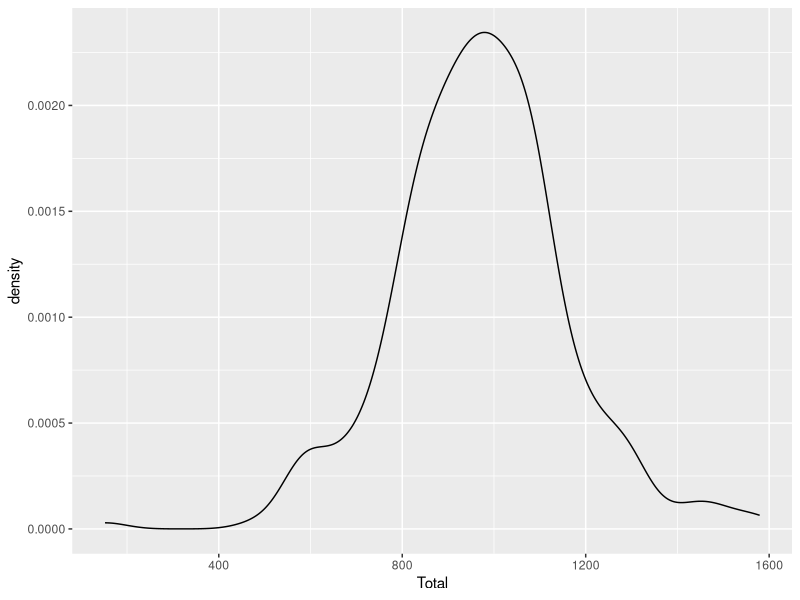
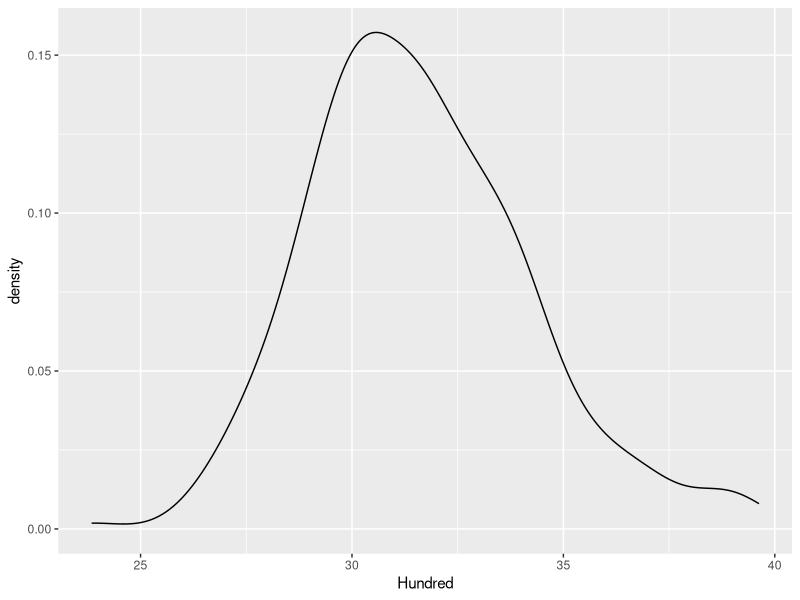
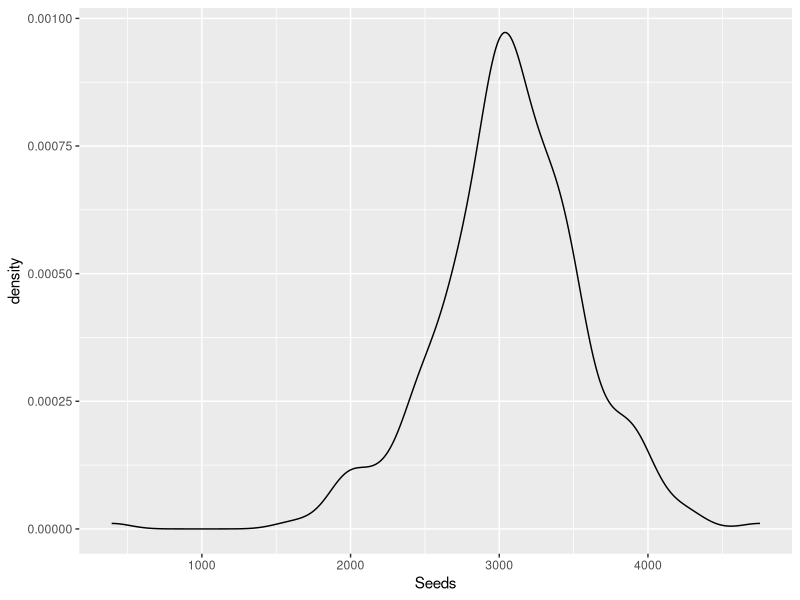
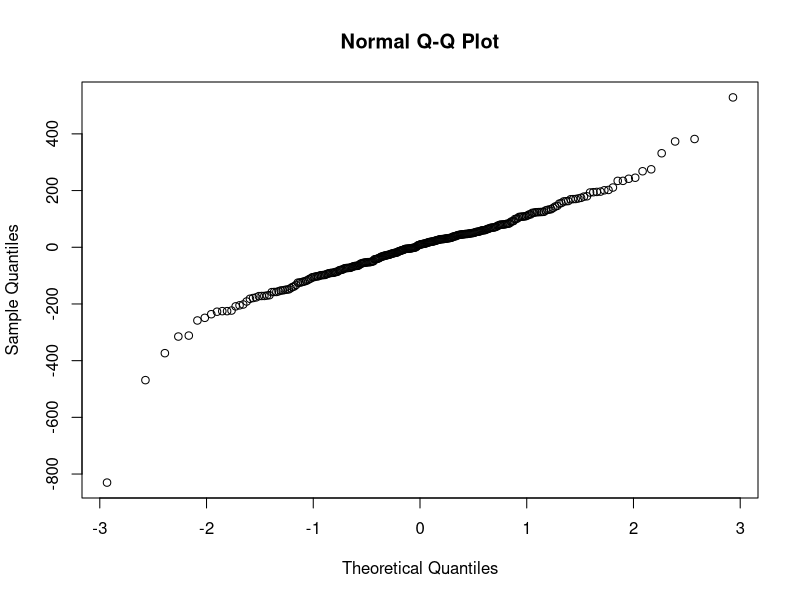
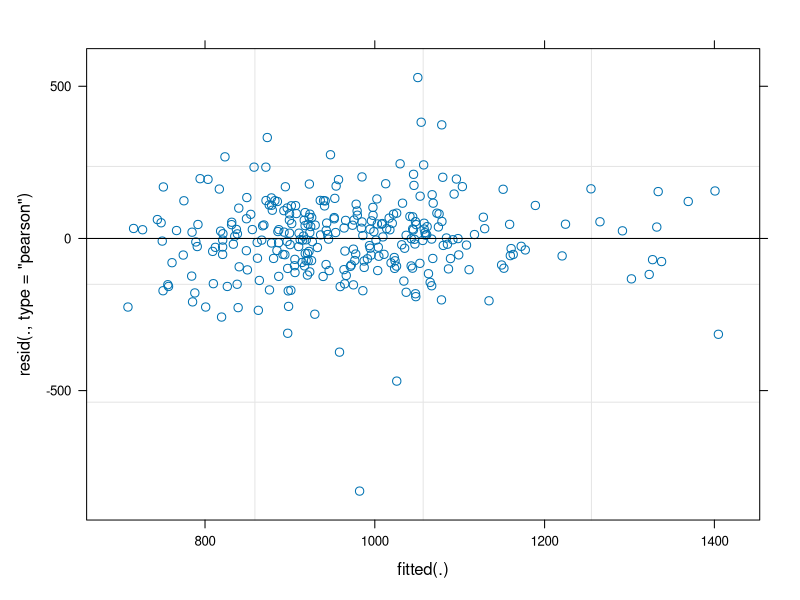
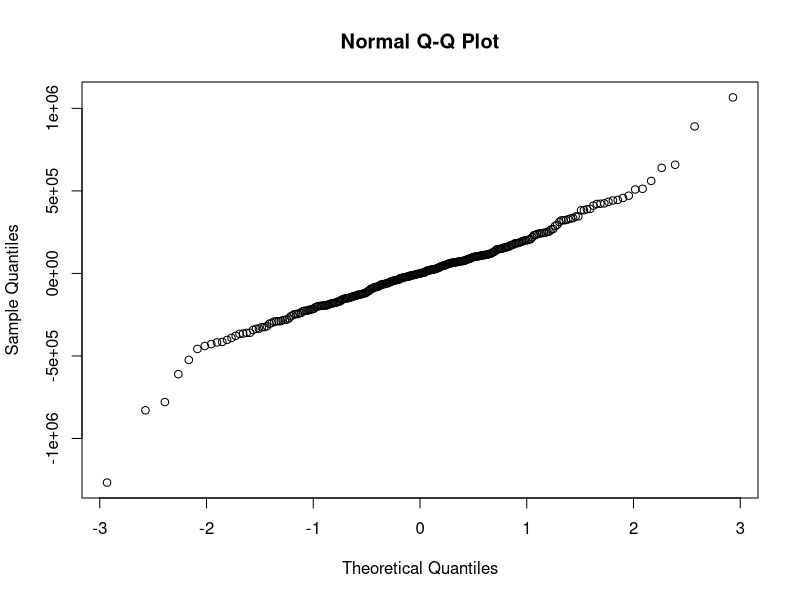
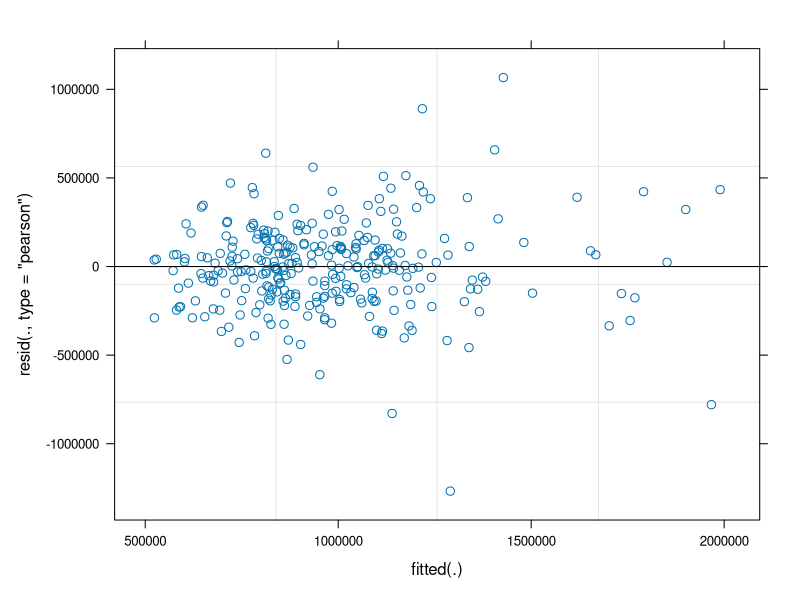

Write R code to recreate these figures, in order. (Note: this script raises an error after producing the figures.)
## ---- chunk 1
library(car)
library(ggplot2)
library(emmeans)
library(lme4)
library(lmerTest)
library(patchwork)
library(glmmTMB)
library(dplyr)
## ---- chunk 2
getwd()

Corn= read.csv(file="CornYieldComponents.csv")
Corn$Rep= factor(Corn$Rep)
Corn$Year= factor(Corn$Year)

Soybean= read.csv(file="SBYieldComponents.csv")
Soybean$Rep= factor(Soybean$Rep)
Soybean$Year= factor(Soybean$Year)

str(Soybean)
## ---- chunk 3
Corn1= Corn %>% 
  filter(Site_Yr != "ARL_20") %>%
  filter(!is.na(Total)) %>%
  filter(!is.na(Hundred)) %>%
  filter(!is.na(Seeds))

  
Corn_ARL20= Corn %>%
  filter(Site_Yr == "ARL_20") %>%
  filter(!is.na(Total)) %>%
  filter(!is.na(Hundred)) %>%
  filter(!is.na(Seeds))

Soybean1= Soybean %>%
  filter(!is.na(Total)) %>%
  filter(!is.na(Hundred)) %>%
  filter(!is.na(Seeds))
## ---- chunk 4
Corn1 %>% 
  ggplot(aes(x =Total)) +
  geom_density()

Corn1 %>% 
  ggplot(aes(x =Hundred)) +
  geom_density()

Corn1 %>% 
  ggplot(aes(x =Seeds)) +
  geom_density()
## ---- chunk 5
CNTotal= lmer(Total~Site_Yr*Soil*Herb+ (1|Site_Yr:Rep) , data=Corn1)
qqnorm(resid(CNTotal))
plot(CNTotal)
#normality is questionable, data looks a little skewed. Try transforming.

CNTotal1= lmer((Total^2)~Site_Yr*Soil*Herb+ (1|Site_Yr:Rep) , data=Corn1)
qqnorm(resid(CNTotal1))
plot(CNTotal1)
#slightly improved on normality maybe. I think I will leave it untransformed since transformation isn't fitting of data type.
## ---- chunk 6
anova(CNTotal)
#2-way interaction between SIte-year and soil. Site-year and soil management main effects also significant.
## ---- chunk 7
CNTotMeans= lsmeans(CNTotal, ~ Soil|Site_Yr, contr="pairwise", adjust="none", type= "response")
CLD1= CLD(CNTotMeans, alpha=0.05, Letters=letters, adjust="none", sort=TRUE, reversed=TRUE)
CLD1
## ---- chunk 8
CNTotal= ggplot(CLD1, aes(x=Soil , y=lsmean, label= .group))+
   geom_point(aes(),stat= "identity")+
   geom_text(nudge_y= 150, size = 8)+
  facet_grid(~Site_Yr)+
   geom_errorbar(aes(ymin= lower.CL, ymax= upper.CL), width= .3)+
  labs(title= "Corn Total Sample Mass", x= "Soil Management", y= "Total Sample Mass")

## ---- chunk 9
CNTotal
## ---- chunk 10
CNHundred= lmer(Hundred~Site_Yr*Soil*Herb+ (1|Site_Yr:Rep) , data=Corn1)
qqnorm(resid(CNHundred))
plot(CNHundred)
#Assumptions for normality and equal variance satisfactorily met. Proceed with ANOVA.
## ---- chunk 11
anova(CNHundred)
#2-way interaction between SIte-year and soil. Site-year and soil management main effects also significant.
## ---- chunk 12
CNHundredMeans= lsmeans(CNHundred, ~ Soil|Site_Yr, contr="pairwise", adjust="none", type= "response")
CLD2= CLD(CNHundredMeans, alpha=0.05, Letters=letters, adjust="none", sort=TRUE, reversed=TRUE)
CLD2
## ---- chunk 13
CNSeedDensity= ggplot(CLD2, aes(x=Soil , y=lsmean, label= .group))+
   geom_point(aes(),stat= "identity")+
   geom_text(nudge_y= 2, size = 8)+
  facet_grid(~Site_Yr)+
   geom_errorbar(aes(ymin= lower.CL, ymax= upper.CL), width= .3)+
  labs(title= "Corn Seed Density", x= "Soil Management", y= "100 Seed Weight")

## ---- chunk 14
CNSeedDensity
## ---- chunk 15
CNSeeds= lmer(Seeds~Site_Yr*Soil*Herb+ (1|Site_Yr:Rep) , data=Corn1)
qqnorm(resid(CNSeeds))
plot(CNSeeds)
#Normality assumption isn't amazing Proceed to transform

CNSeeds1= lmer((Seeds^2)~Site_Yr*Soil*Herb+ (1|Site_Yr:Rep) , data=Corn1)
qqnorm(resid(CNSeeds1))
plot(CNSeeds1)
#Assumption for normal distribution improved. This transformation doesn't really make sense for this data, so proceeded with first model.
## ---- chunk 16
anova(CNSeeds)
#2-way interaction between SIte-year and soil. Site-year and soil management main effects also significant.
## ---- chunk 17
CNSeedsMeans= lsmeans(CNSeeds, ~ Soil|Site_Yr, contr="pairwise", adjust="none", type= "response")
CLD3= CLD(CNSeedsMeans, alpha=0.05, Letters=letters, adjust="none", sort=TRUE, reversed=TRUE)
CLD3
## ---- chunk 18
CNSeeds= ggplot(CLD3, aes(x=Soil , y=lsmean, label= .group))+
   geom_point(aes(),stat= "identity")+
   geom_text(nudge_y= 400, size = 8)+
  facet_grid(~Site_Yr)+
   geom_errorbar(aes(ymin= lower.CL, ymax= upper.CL), width= .3)+
  labs(title= "Corn Seed Count", x= "Soil Management", y= "# of Seeds")
## ---- chunk 19
CNSeeds
## ---- chunk 20
ARL20CNTotal= lmer(Total~Soil*Herb+ (1|Rep) , data=Corn_ARL20)
qqnorm(resid(ARL20CNTotal))
plot(ARL20CNTotal)
#Assumptions satisfactory

ARL20CNHundred= lmer(Hundred~Soil*Herb+ (1|Rep) , data=Corn_ARL20)
qqnorm(resid(ARL20CNHundred))
plot(ARL20CNHundred)
#Assumptions for normality and equal variance met.

ARL20CNSeeds= lmer(Seeds~Soil*Herb+ (1|Rep) , data=Corn_ARL20)
qqnorm(resid(ARL20CNSeeds))
plot(ARL20CNSeeds)
#Assumptions satisfactory

## ---- chunk 21
anova(ARL20CNTotal)
#nothing significant

anova(ARL20CNHundred)
#nothing significant

anova(ARL20CNSeeds)
#nothing significant
## ---- chunk 22
CNTotal
CNSeedDensity
CNSeeds
## ---- chunk 23
str(Soybean)
## ---- chunk 24
Soybean1 %>% 
  ggplot(aes(x =Total)) +
  geom_density()

Soybean1 %>% 
  ggplot(aes(x =Hundred)) +
  geom_density()

Soybean %>% 
  ggplot(aes(x =Seeds)) +
  geom_density()
#skewed

Soybean %>% 
  ggplot(aes(x =Pods.Plant)) +
  geom_density()
#skewed

Soybean %>% 
  ggplot(aes(x =Seeds.Pod)) +
  geom_density()
#skewed
## ---- chunk 25
SBTotal= lmer(Total~Site_Yr*Soil*Herb+ (1|Site_Yr:Rep) , data=Soybean1)
qqnorm(resid(SBTotal))
plot(SBTotal)
#Based on visual assessment, assumptions for a normal distribution and equal variance appear to be met. Proceed with ANOVA

## ---- chunk 26
anova(SBTotal)
#Site-Year fixed effect significant
## ---- chunk 27
SBTotMeans= lsmeans(SBTotal, ~ Site_Yr, contr="pairwise", adjust="none", type= "response")
CLD4= CLD(SBTotMeans, alpha=0.05, Letters=letters, adjust="none", sort=TRUE, reversed=TRUE)
CLD4
## ---- chunk 28
SBTot= ggplot(CLD4, aes(x=Site_Yr , y=lsmean, label= .group))+
   geom_point(aes(),stat= "identity")+
   geom_text(nudge_y= 20, size = 8)+
   geom_errorbar(aes(ymin= lower.CL, ymax= upper.CL), width= .3)+
  labs(title= "Soybean Total sample Mass", x= "Site-Year", y= "Sample Mass (g)")
## ---- chunk 29
SBTot
## ---- chunk 30
SBHundred= lmer(Hundred~Site_Yr*Soil*Herb+ (1|Site_Yr:Rep) , data=Soybean1)
qqnorm(resid(SBHundred))
plot(SBHundred)
#Based on visual assessment, assumptions for a normal distribution and equal variance appear to be met. Proceed with ANOVA

## ---- chunk 31
anova(SBHundred)
#Site-year and soil management fixed effects significant
## ---- chunk 32
SBHundred_SoilMeans= lsmeans(SBHundred, ~ Soil, contr="pairwise", adjust="none", type= "response")
CLD5= CLD(SBHundred_SoilMeans, alpha=0.05, Letters=letters, adjust="none", sort=TRUE, reversed=TRUE)
CLD5

SBHundred_SiteMeans= lsmeans(SBHundred, ~ Site_Yr, contr="pairwise", adjust="none", type= "response")
CLD6= CLD(SBHundred_SiteMeans, alpha=0.05, Letters=letters, adjust="none", sort=TRUE, reversed=TRUE)
CLD6
## ---- chunk 33
SBDensitySoil=ggplot(CLD5, aes(x= Soil , y=lsmean, label= .group))+
   geom_point(aes(),stat= "identity")+
   geom_text(nudge_y= 0.5, size = 8)+
   geom_errorbar(aes(ymin= lower.CL, ymax= upper.CL), width= .3)+
  labs(title= "Soybean Seed density - Soil Management", x= "Soil Managment", y= "100 Seed Weight")

SBDensitySite= ggplot(CLD6, aes(x=Site_Yr , y=lsmean, label= .group))+
   geom_point(aes(),stat= "identity")+
   geom_text(nudge_y= 0.6, size = 8)+
   geom_errorbar(aes(ymin= lower.CL, ymax= upper.CL), width= .3)+
  labs(title= "Soybean Seed Density - Site-Year", x= "Site-Year", y= "100 Seed Weight")
## ---- chunk 34
SBDensitySoil

SBDensitySite
## ---- chunk 35
SBSeeds= lmer(Seeds~Site_Yr*Soil*Herb+ (1|Site_Yr:Rep) , data=Soybean)
qqnorm(resid(SBSeeds))
plot(SBSeeds)
#Look at transforming data. Not satisfied.

SBSeeds1= lmer(log(Seeds)~Site_Yr*Soil*Herb+ (1|Site_Yr:Rep) , data=Soybean)
qqnorm(resid(SBSeeds1))
plot(SBSeeds1)
#looks way better. Use this one

SBSeeds2= lmer((sqrt(Seeds))~Site_Yr*Soil*Herb+ (1|Site_Yr:Rep) , data=Soybean)
qqnorm(resid(SBSeeds2))
plot(SBSeeds2)
#looks slightly better
## ---- chunk 36
anova(SBSeeds1)
#3-way interaction between site-Year, soil management, and herbicide treatment. Site-Year fixed effect significant
## ---- chunk 37
SBSeeds_Means= lsmeans(SBSeeds1, ~ Soil*Herb|Site_Yr, contr="pairwise", adjust="none", type= "response")
CLD7= CLD(SBSeeds_Means, alpha=0.05, Letters=letters, adjust="none", sort=TRUE, reversed=TRUE)
CLD7
## ---- chunk 38
SBSeeds= ggplot(CLD7, aes(x= Herb, y= response, label= .group))+
   geom_point(aes(),stat= "identity")+
   geom_text(nudge_y= 250, size = 4)+
  facet_grid(Soil~Site_Yr)+
   geom_errorbar(aes(ymin= lower.CL, ymax= upper.CL), width= .3)+
  labs(title= "Soybean Seed Count", x= "Herbicide Treatment", y= "# of Seeds")
## ---- chunk 39
SBSeeds
## ---- chunk 40
SBPods_Plant= lmer(Pods.Plant~Site_Yr*Soil*Herb+ (1|Site_Yr:Rep) , data=Soybean)
qqnorm(resid(SBPods_Plant))
plot(SBPods_Plant)
#tranform!

SBPods_Plant1= lmer(sqrt(Pods.Plant)~Site_Yr*Soil*Herb+ (1|Site_Yr:Rep) , data=Soybean)
qqnorm(resid(SBPods_Plant1))
plot(SBPods_Plant1)

SBPods_Plant2= lmer(log(Pods.Plant)~Site_Yr*Soil*Herb+ (1|Site_Yr:Rep) , data=Soybean)
qqnorm(resid(SBPods_Plant2))
plot(SBPods_Plant2)
#went with this transformation
## ---- chunk 41
anova(SBPods_Plant2)
#Site-year fixed effect significant
## ---- chunk 42
SBPods_PlantMeans= lsmeans(SBPods_Plant2, ~ Site_Yr, contr="pairwise", adjust="none", type= "response")
CLD8= CLD(SBPods_PlantMeans, alpha=0.05, Letters=letters, adjust="none", sort=TRUE, reversed=TRUE)
CLD8
## ---- chunk 43
SBPods_Plant= ggplot(CLD8, aes(x=Site_Yr , y=response, label= .group))+
   geom_point(aes(),stat= "identity")+
   geom_text(nudge_y= 0.6, size = 8)+
   geom_errorbar(aes(ymin= lower.CL, ymax= upper.CL), width= .3)+
  labs(title= "Soybean Pods/Plant - Site-Year", x= "Site-Year", y= "# Pods/Plant")
## ---- chunk 44
SBPods_Plant
## ---- chunk 45
SBSeeds_Pod= lmer(Seeds.Pod~Site_Yr*Soil*Herb+ (1|Site_Yr:Rep) , data=Soybean)
qqnorm(resid(SBSeeds_Pod))
plot(SBSeeds_Pod)
#Assumption for normal distribution and equal variance met satisfactorily.
## ---- chunk 46
anova(SBSeeds_Pod)
#Site-Year:Soil management and Site-year:Herbicide 2-way interactions significant. Site-Year main effect also significant
## ---- chunk 47
SBSeeds_PodSoilMeans= lsmeans(SBSeeds_Pod, ~ Soil|Site_Yr, contr="pairwise", adjust="none", type= "response")
CLD9= CLD(SBSeeds_PodSoilMeans, alpha=0.05, Letters=letters, adjust="none", sort=TRUE, reversed=TRUE)
CLD9

SBSeeds_PodHerbMeans= lsmeans(SBSeeds_Pod, ~ Herb|Site_Yr, contr="pairwise", adjust="none", type= "response")
CLD10= CLD(SBSeeds_PodHerbMeans, alpha=0.05, Letters=letters, adjust="none", sort=TRUE, reversed=TRUE)
CLD10
## ---- chunk 48
SBSeeds_Pod_Soil= ggplot(CLD9, aes(x= Soil, y=lsmean, label= .group))+
  facet_grid(~Site_Yr)+
   geom_point(aes(),stat= "identity")+
   geom_text(nudge_y= 0.6, size = 8)+
   geom_errorbar(aes(ymin= lower.CL, ymax= upper.CL), width= .3)+
  labs(title= "Soybean Seeds/Pod - Soil Management", x= "Soil Management Practice", y= "# Seeds/Pod")
   
SBSeeds_Pod_Herb= ggplot(CLD10, aes(x= Herb, y=lsmean, label= .group))+
  facet_grid(~Site_Yr)+
   geom_point(aes(),stat= "identity")+
   geom_text(nudge_y= 0.6, size = 8)+
   geom_errorbar(aes(ymin= lower.CL, ymax= upper.CL), width= .3)+
  labs(title= "Soybean Seeds/Pod - Herbicide Treatment", x= "Herbicide Treatment", y= "# Seeds/Pod")
## ---- chunk 49
SBSeeds_Pod_Soil

SBSeeds_Pod_Herb
## ---- chunk 50
SBTot
SBDensitySoil
SBDensitySite
SBSeeds
SBPods_Plant
SBSeeds_Pod_Soil
SBSeeds_Pod_Herb
